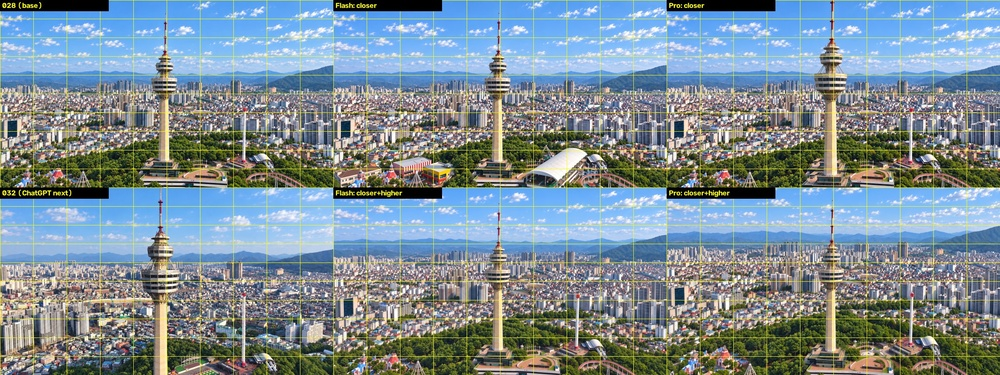
#> input picture work/imgtest/compare_028.jpg, 1000 x 375 px, shrunk from 2400 x 900 before the run
$ python color_match.py ../imgtest/compare_028.jpg ../imgtest/compare_028.jpg ../imgtest/compare_028.jpg 1.0
#> lines starting #> are read from the running program, lines starting #| are printed output that depends on the picture; after the words box and inside, x2 and y2 are one past the last pixel; in counts of white or black regions, pixels touching at a corner belong together
#!/usr/bin/env python3
"""색 보정(리터칭 가능 범위 확인용): 대상 이미지의 색 분포를 기준 이미지에 맞춘다 (Lab 공간 평균·표준편차 맞춤).
원본은 수정하지 않고 결과를 새 파일로 저장한다.
사용: python3 work/scripts/color_match.py <대상.png> <기준.png> <출력.png> [강도 0~1]
"""
import sys
import cv2
import numpy as np

def color_match(src, ref, strength=1.0):
#> called with strength = 1
    s = cv2.cvtColor(src, cv2.COLOR_BGR2LAB).astype(np.float32)
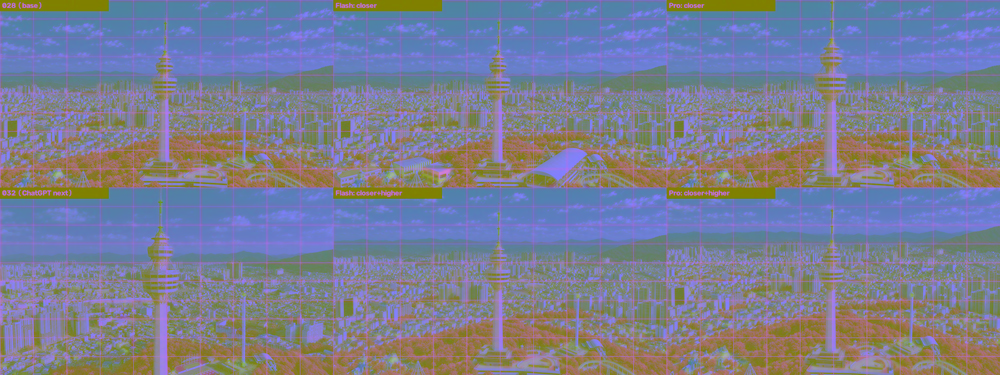
#> s: shape (375, 1000, 3) float32; mean B, G, R 146.9, 126.1, 122
#> src is the input picture: shape (375, 1000, 3); mean B, G, R 151.2, 141.8, 125
    r = cv2.cvtColor(ref, cv2.COLOR_BGR2LAB).astype(np.float32)
    out = s.copy()
    for c in range(3):
        sm, ss = s[..., c].mean(), s[..., c].std() + 1e-6
        rm, rs = r[..., c].mean(), r[..., c].std()
        out[..., c] = (s[..., c] - sm) * (rs / ss) + rm
#> this loop made 3 passes
#> (sm, ss, rm, rs) on passes 1 to 3: (146.9, 54.22, 146.9, 54.22), (126.1, 6.46, 126.1, 6.46), (122, 21.89, 122, 21.89)
#> out: shape (375, 1000, 3) float32; 0.01% of pixels changed, all inside (x1, y1, x2, y2) = (57, 173, 727, 375)
    out = s + (out - s) * strength
    return cv2.cvtColor(np.clip(out, 0, 255).astype(np.uint8), cv2.COLOR_LAB2BGR)

if __name__ == "__main__":
    src, ref, dst = sys.argv[1:4]
    k = float(sys.argv[4]) if len(sys.argv) > 4 else 1.0
    cv2.imwrite(dst, color_match(cv2.imread(src), cv2.imread(ref), k))
